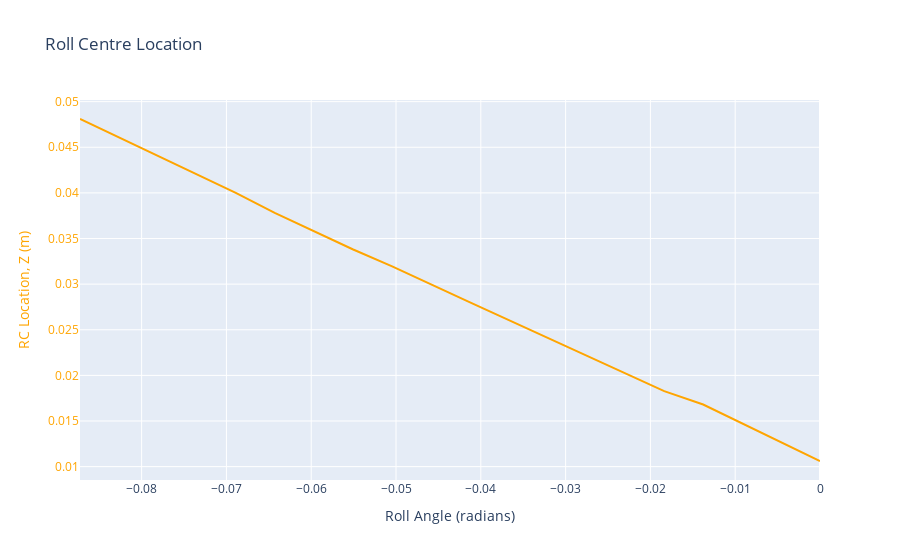

Notebook code for this chart:
### Code cell
# Plot RC vs roll

fig = go.Figure()

# Add the trace for "rc_z"
fig.add_trace(
    go.Scatter(
        x=results_df["roll_angle"],
        y=results_df["rc_z"],
        mode='lines',
        marker=dict(color='orange'),
        name='Roll Centre Location, Z'
    )
)

# Update layout to add a secondary y-axis
fig.update_layout(
    title='Roll Centre Location',
    xaxis=dict(title='Roll Angle (radians)'),
    yaxis=dict(
        title='RC Location, Z (m)',
        titlefont=dict(color='orange'),
        tickfont=dict(color='orange')
    ),
    legend=dict(x=0.5, y=-0.2, orientation='h')  # Adjust legend position if needed
)

# Show the figure
fig.show()

### Figure 1 — Plotly figure (JSON) as saved in the notebook; plotly's stock layout.template omitted (floating-point values rounded to 4 significant figures)
{"data": [{"marker": {"color": "orange"}, "mode": "lines", "name": "Roll Centre Location, Z", "type": "scatter", "x": [0, -0.004593, -0.009186, -0.01378, -0.01837, -0.02296, -0.02756, -0.03215, -0.03674, -0.04134, -0.04593, -0.05052, -0.05512, -0.05971, -0.0643, -0.06889, -0.07349, -0.07808, -0.08267, -0.08727], "y": [0.01062, 0.01267, 0.01474, 0.01681, 0.01828, 0.02022, 0.02216, 0.02411, 0.02607, 0.02803, 0.03, 0.03198, 0.03383, 0.03582, 0.03781, 0.04, 0.04201, 0.04404, 0.04607, 0.0481]}], "layout": {"legend": {"orientation": "h", "x": 0.5, "y": -0.2}, "title": {"text": "Roll Centre Location"}, "xaxis": {"title": {"text": "Roll Angle (radians)"}}, "yaxis": {"tickfont": {"color": "orange"}, "title": {"font": {"color": "orange"}, "text": "RC Location, Z (m)"}}}}
